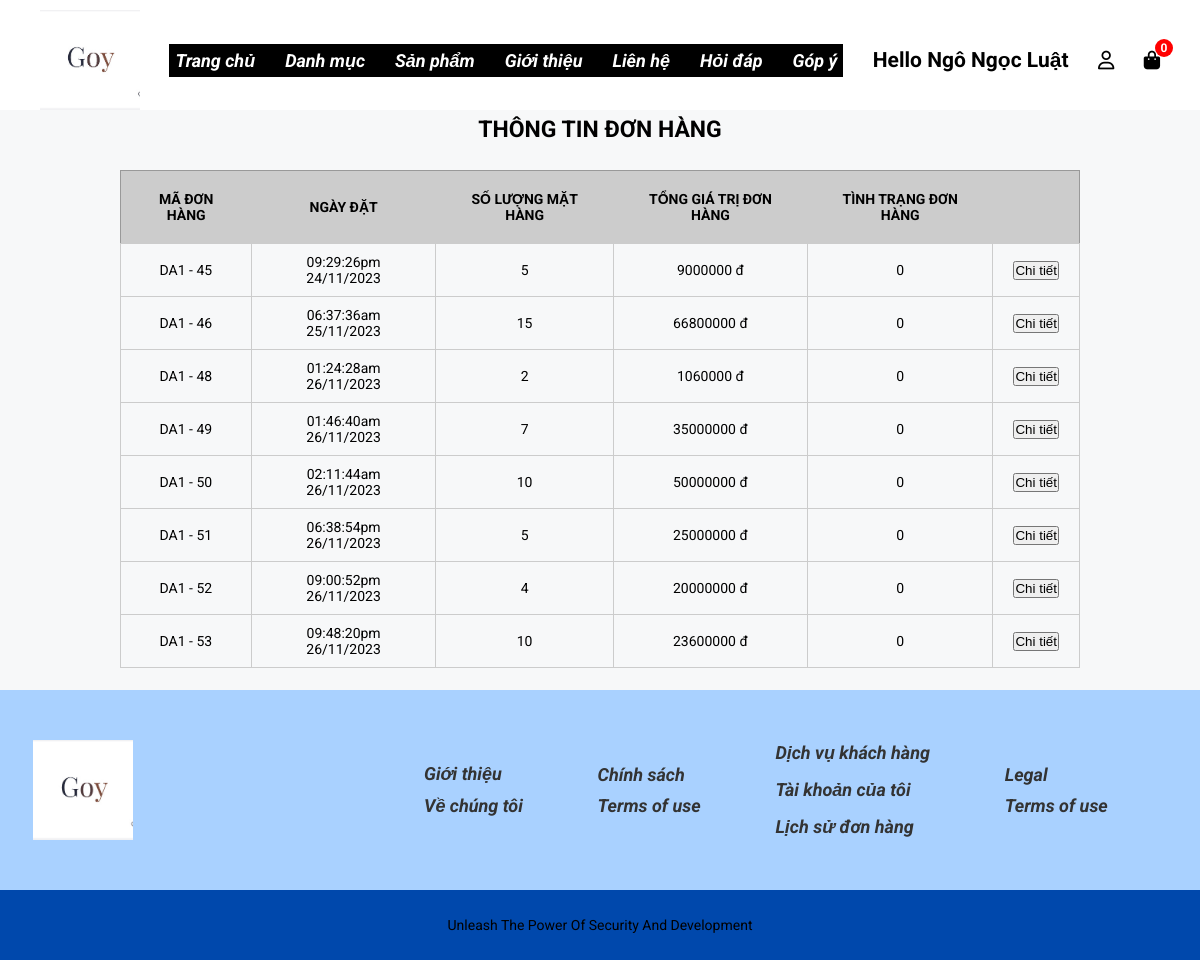
Screenshot of /index.php?act=yourorder (signed in) with the database file from the repository.
### tables this page shows
CREATE TABLE `bill` (
  `id` int(11) NOT NULL,
  `iduser` int(10) DEFAULT 0,
  `bill_name` varchar(255) NOT NULL,
  `bill_address` varchar(255) NOT NULL,
  `bill_tel` varchar(50) NOT NULL,
  `bill_email` varchar(255) NOT NULL,
  `bill_pttt` tinyint(1) NOT NULL DEFAULT 0 COMMENT '0.Thanh toán trực tiếp \r\n1.Chuyển khoản\r\n2.Thanh toán online',
  `ngaydathang` varchar(50) DEFAULT NULL,
  `total` int(10) NOT NULL DEFAULT 0,
  `bill_status` tinyint(1) NOT NULL DEFAULT 0 COMMENT '0.Đơn hàng mới\r\n1.Đang xử lý\r\n2.Đang giao hàng\r\n3.Đã giao '
);

### model/pdo.php (called while the page is built, shortened)
<?php
function pdo_get_connection()
{
    $dburl = "mysql:host=localhost;dbname=duan1_shopgiay;charset=utf8";
    $username = 'root';
    $password = '';
    $conn = new PDO($dburl, $username, $password);
    $conn->setAttribute(PDO::ATTR_ERRMODE, PDO::ERRMODE_EXCEPTION);
    return $conn;
}
function pdo_query($sql)
{
    $sql_args = array_slice(func_get_args(), 1);
    try {
        $conn = pdo_get_connection();
        $stmt = $conn->prepare($sql);
        $stmt->execute($sql_args);
        $rows = $stmt->fetchAll();
        return $rows;
    } catch (PDOException $e) {
        throw $e;
    } finally {
        unset($conn);
    }
}

### model/giohang.php (called while the page is built, shortened)
<?php
function load_order($iduser) {
    $sql = "SELECT
    bill.id AS id,
    bill.ngaydathang,
    bill.total,
    bill.bill_status,
    SUM(cart.soluong) AS soluong
FROM
    bill
JOIN
    cart ON bill.id = cart.idbill
WHERE
    bill.iduser = $iduser
GROUP BY
    bill.id, bill.ngaydathang, bill.total, bill.bill_status;
";
    $loadallbill = pdo_query($sql);
    return $loadallbill;
}

### view/giohang/donhangcuatoi.php (the view)
<div class="content_trangchu_sp">
    <div class="title">
        <p>THÔNG TIN ĐƠN HÀNG</p>
    </div>
    <div class="table">
        <table>
            <tr>
                <th>MÃ ĐƠN HÀNG</th>
                <th>NGÀY ĐẶT</th>
                <th>SỐ LƯỢNG MẶT HÀNG</th>
                <th>TỔNG GIÁ TRỊ ĐƠN HÀNG</th>
                <th>TÌNH TRẠNG ĐƠN HÀNG</th>
                <th></th>
            </tr>
            <?php foreach($loadallbill as $bill) {
                extract($bill);
                echo '
                    <tr>
                        <td>DA1 - '.$bill['id'].'</td>
                        <td>'.$ngaydathang.'</td>
                        <td>'.$soluong.'</td>
                        <td>'.$total.' đ</td>
                        <td>'.$bill_status.'</td>
                        <td><a href="index.php?act=order&idbill='.$bill['id'].'"><input type="button" value="Chi tiết"></a></td>
                    </tr>
                ';
            }
            ?>
        </table>
    </div>
</div>

### assets/css/style.css (style rules this page uses)
* { margin: 0; padding: 0; box-sizing: border-box; }
.content_trangchu_sp { margin: 0 auto; width: 80%; }
.title { text-align: center; height: 40px; font-size: 23px; font-weight: bold; line-height: 40px; margin-bottom: 10px; }
.table { margin: 20px 0 20px 0; min-height: 500px; }
.table table { width: 100%; border-collapse: collapse; border: 1px #999 solid; }
.table table th { padding: 20px; background-color: #ccc; }
.table table td { padding: 10px 20px; border: 1px #ccc solid; text-align: center; }

### assets/css/slider.css (style rules this page uses)
* { box-sizing: border-box }

### assets/css/loginandregister.css (style rules this page uses)
body { margin: 0; padding: 0; background-color: #f7f8f9; font-family: 'Roboto', sans-serif; font-size: 14px; }

### rows the page displays
bill: id "45", ngaydathang "09:29:26pm 24/11/2023", soluong "5", total "9000000", bill_status "0"
bill: id "46", ngaydathang "06:37:36am 25/11/2023", soluong "15", total "66800000", bill_status "0"
bill: id "48", ngaydathang "01:24:28am 26/11/2023", soluong "2", total "1060000", bill_status "0"
bill: id "49", ngaydathang "01:46:40am 26/11/2023", soluong "7", total "35000000", bill_status "0"
bill: id "50", ngaydathang "02:11:44am 26/11/2023", soluong "10", total "50000000", bill_status "0"
bill: id "51", ngaydathang "06:38:54pm 26/11/2023", soluong "5", total "25000000", bill_status "0"
bill: id "52", ngaydathang "09:00:52pm 26/11/2023", soluong "4", total "20000000", bill_status "0"
bill: id "53", ngaydathang "09:48:20pm 26/11/2023", soluong "10", total "23600000", bill_status "0"

### other values shown
$username "Ngô Ngọc Luật"
$cartCount "0"
